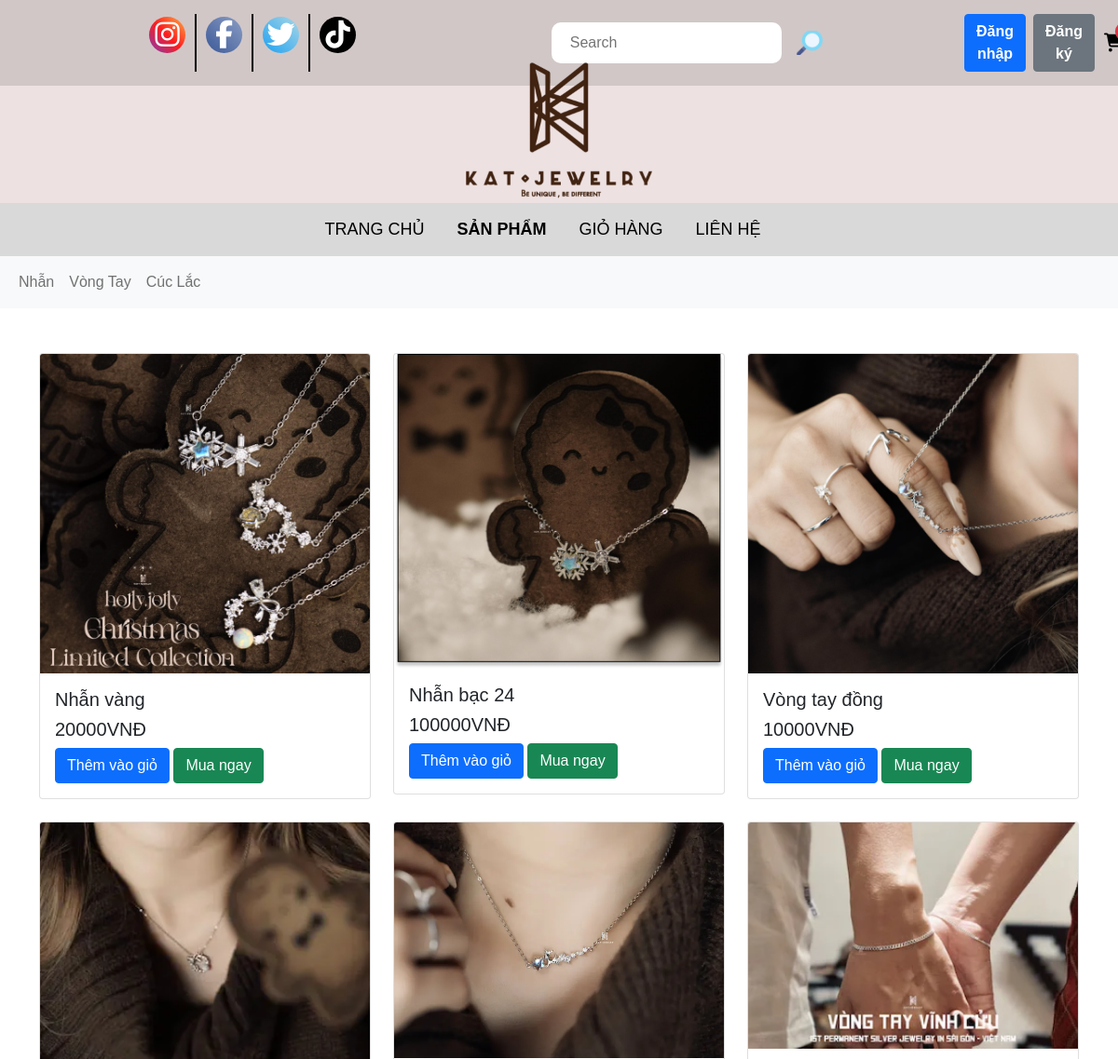
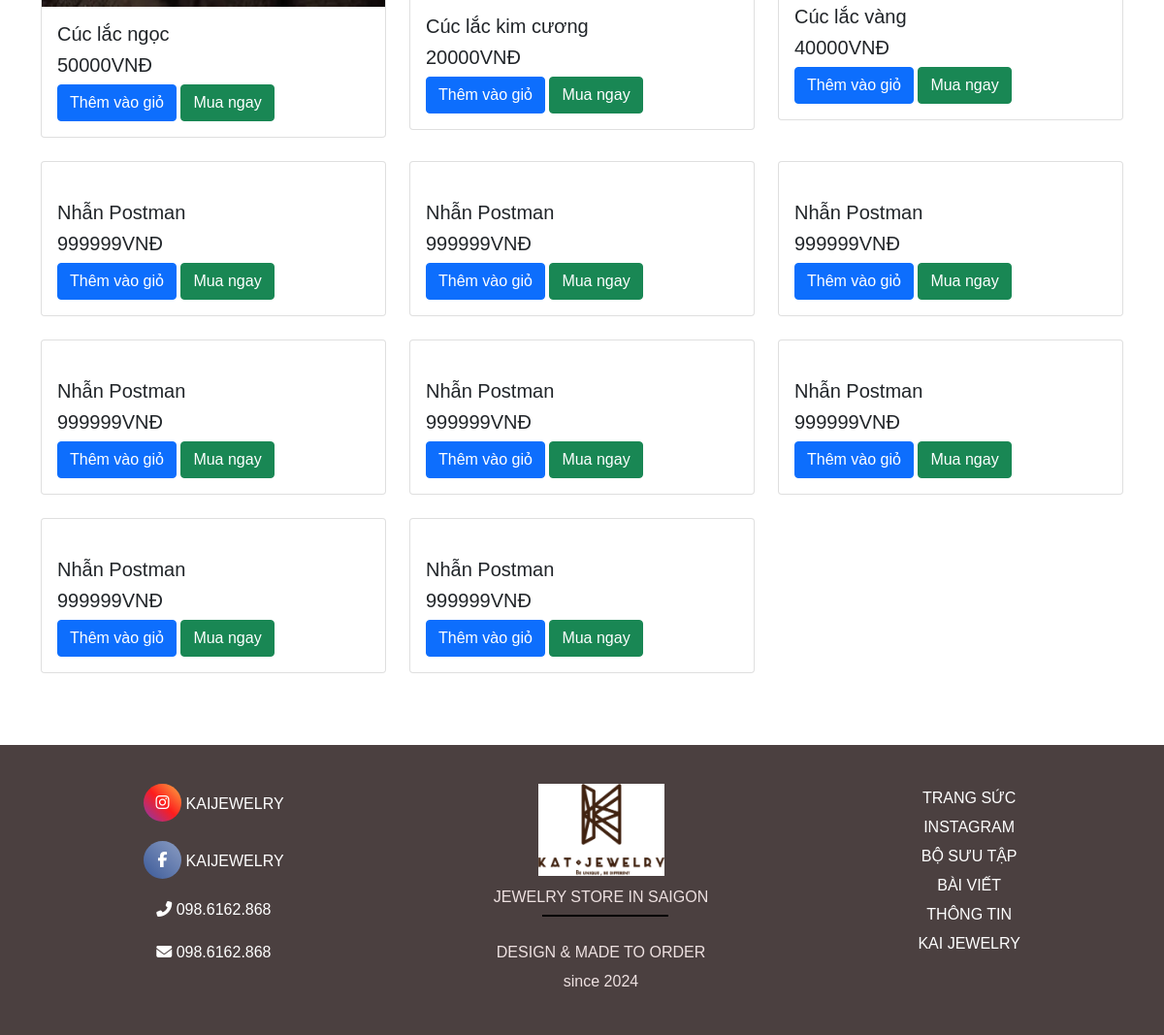
The app's page /category/, older data (2 pictures, top to bottom).
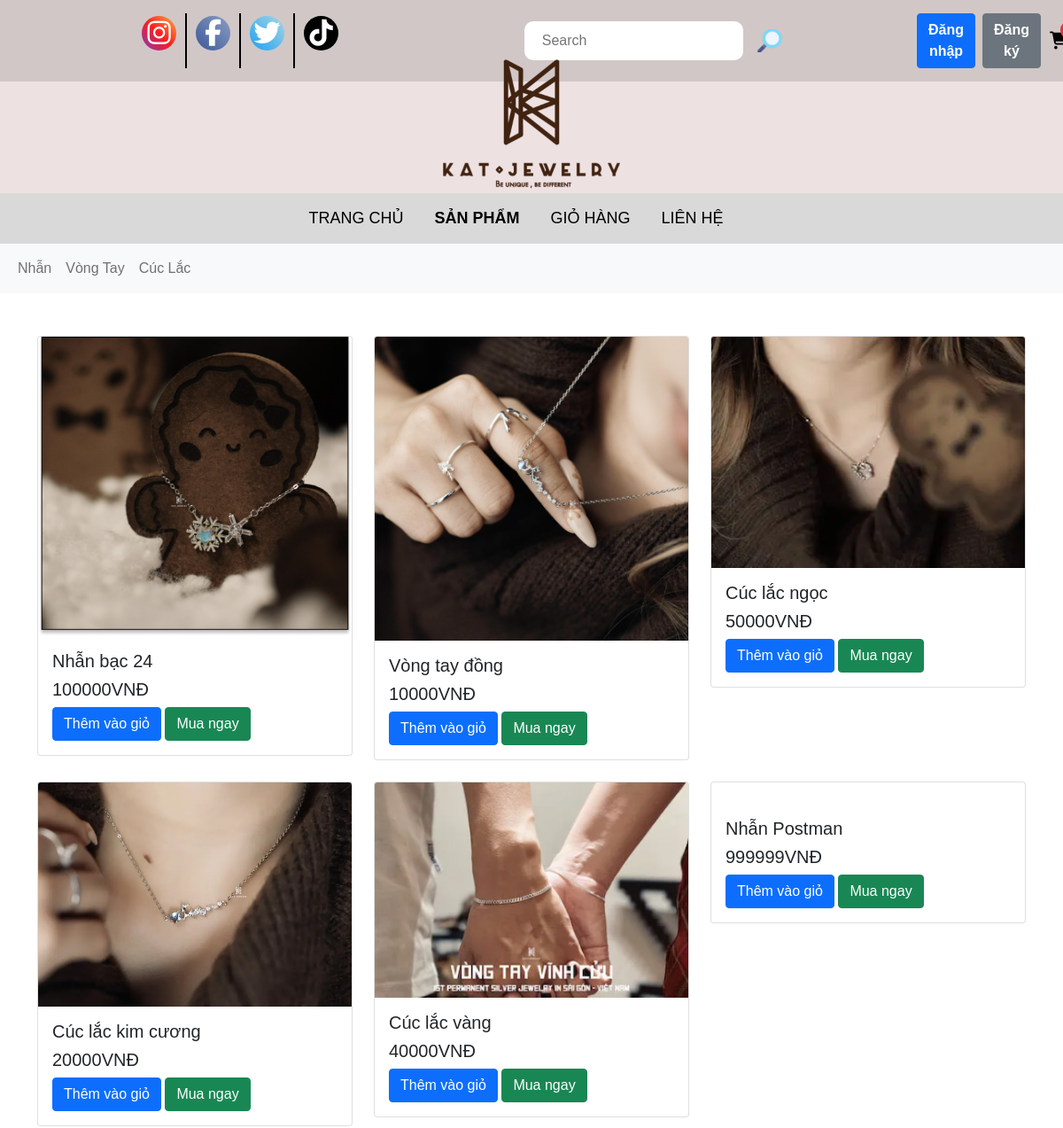
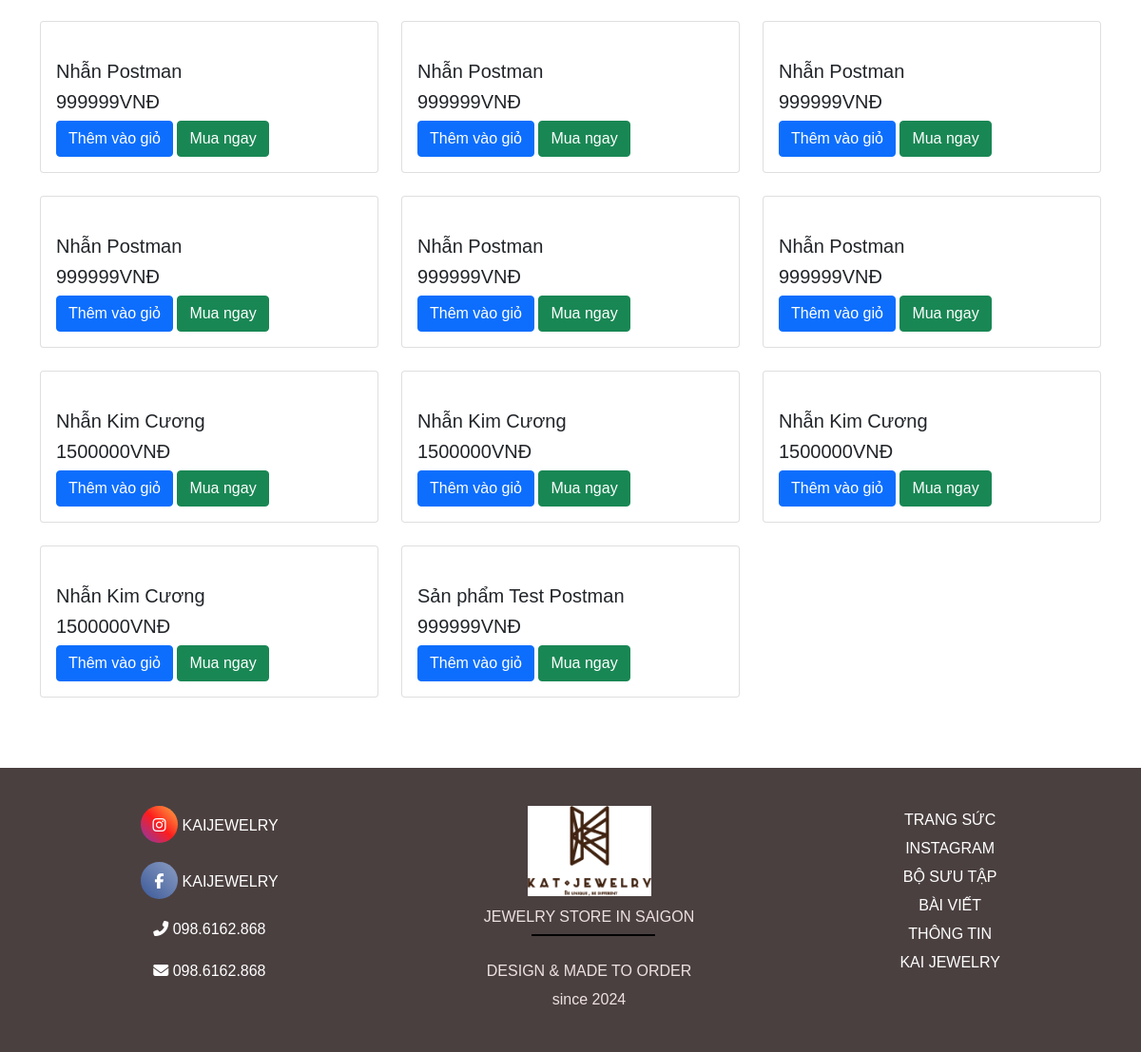
The same page, newer data (2 pictures, top to bottom).
### apps/models.py (models this page shows, shortened)
class Category(models.Model):
    sub_category =models.ForeignKey('self', on_delete=models.CASCADE, related_name ='sub_categories', null =True, blank =True)
    is_sub =models.BooleanField(default=False)
    name = models.CharField(max_length = 200, null =True)
    slug =models.SlugField(max_length=200, unique=True)

class Product(models.Model):
    category = models.ManyToManyField(Category, related_name='product')
    name = models.CharField(max_length=200, null=True)
    price = models.IntegerField()
    detail =models.TextField(null=True, blank = True)
    image = models.ImageField(null =True, blank = True)
    @property
    def ImageURL(self):
        try:
            url = self.image.url
        except:
            url = ''
        return url

### apps/views.py (the view)
# urls.py: path('category/', views.category, name='category'),
def category(request):
    categories = Category.objects.filter(is_sub =False)
    active_category = request.GET.get('category','')
    if request.user.is_authenticated:
       customer = request.user
       order, created = Order.objects.get_or_create(customer=customer, complete=False)
       cartItems = order.get_cart_items
       user_login = "show"
       user_not_login = "hidden"
    else:
       order = {'get_cart_items' : 0 , 'get_cart_total':0}
       cartItems = order['get_cart_items']
       user_login = "hidden"
       user_not_login = "show"
    products = Product.objects.all()
    if active_category:
        products=Product.objects.filter(category__slug = active_category)
    context = {
        'categories':categories,
        'active_category':active_category,
        'products': products,
        'user_authenticated': request.user.is_authenticated,
        'user_username': request.user.username,
        'cartItems':cartItems,
        'user_login': user_login,
        'user_not_login':user_not_login
    }
    return render(request, 'category.html', context)

### apps/templates/category.html (shortened to what the changed rows need)
{%load static%}
<!DOCTYPE html>
<html lang="en">
  <head>
    <link rel="stylesheet" href="https://cdnjs.cloudflare.com/ajax/libs/font-awesome/6.7.2/css/all.min.css" />
    <link rel="stylesheet" href="{% static 'css/bootstrap.min.css' %}" />
    <link rel="stylesheet" href="{% static 'css/style.css' %}" />
    <link rel="stylesheet" href="{% static 'css/show_product.css' %}" />
  </head>
  <body>
    <div class="hero">
      <nav class="navbar navbar-expand-lg navbar-light bg-light">
        <div class="container-fluid">
          <div class="navbar-collapse" id="navbarNav">
            <ul class="navbar-nav">
              {%for i in categories%}
              <li class="nav-item">
                <a class="nav-link" href="{% url 'category' %}?category={{i.slug}}">{{i.name}}</a>
              </li>
              {% endfor %}
            </ul>
          </div>
        </div>
      </nav>
      <div class="container mt-5">
        <div class="row">
          {%for product in products %}
          <div class="col-md-4 mb-4">
            <div class="card">
              <a href="{%url 'detail'%}?id={{product.id}}"><img src="{{product.ImageURL}}" class="card-img-top" alt="" /></a>
              <div class="card-body">
                <h5 class="card-title">{{product.name}}</h5>
                <h5 class="card-price">{{product.price}}VNĐ</h5>
                <button data-product="{{product.id}}" data-action="add" class="btn btn-primary update-cart">Thêm vào giỏ</button>
                <a href="{% url 'cart' %}"><button class="btn btn-success ml-2">Mua ngay</button></a>
              </div>
            </div>
          </div>
          {% endfor %}
        </div>
      </div>
    </div>
  </body>
</html>

Row changes from the older to the newer data that the page shows:
removed Product: ImageURL (picture), name "Nhẫn vàng", price "20000"
removed Product: name "Nhẫn Postman", price "999999"
added Product: name "Nhẫn Kim Cương", price "1500000"
added Product: name "Nhẫn Kim Cương", price "1500000"
added Product: name "Nhẫn Kim Cương", price "1500000"
added Product: name "Nhẫn Kim Cương", price "1500000"
added Product: name "Sản phẩm Test Postman", price "999999"
